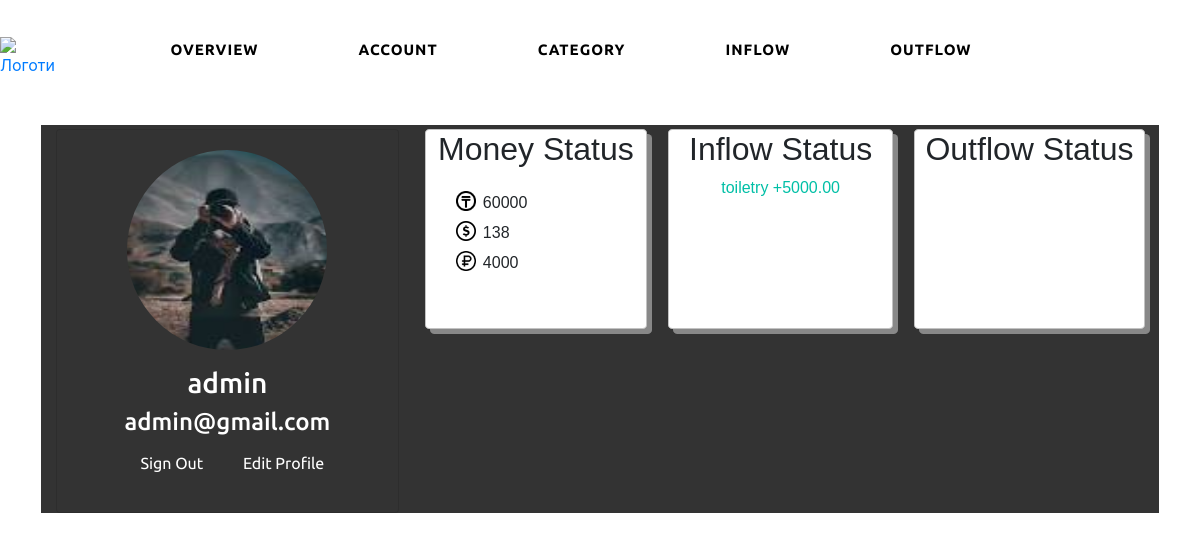
/profile (signed in), run on an earlier commit of the app's database.
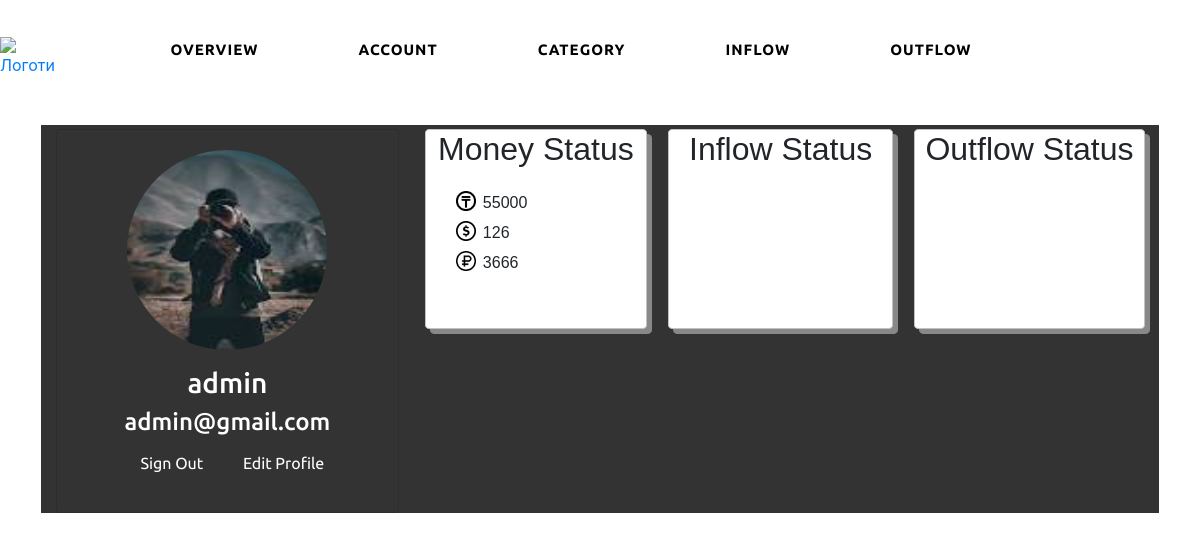
And on a later commit of the database.
### authentication/models.py (models this page shows, shortened)
class Profile(models.Model):
    user = models.OneToOneField(User, on_delete=models.CASCADE)
    image = models.ImageField(default='default.jpg', upload_to='profile_pics')

class Inflow(models.Model):
    name = models.CharField(null=False, max_length=255)
    value = models.DecimalField(null=False, max_digits=10, decimal_places=2)
    category = models.ForeignKey(Category, on_delete=models.PROTECT)
    registered_at = models.DateTimeField()
    registered_by = models.CharField(null=False, max_length=55)
    def __str__(self):
        return self.name

### authentication/views.py (the view, shortened to what this page needs)
# urls.py: path('profile', views.profile, name='profile'),
def profile(request):
    model = BankCard.objects.all()
    inflow = Inflow.objects.all()
    outflow = Outflow.objects.all()
    all_balance = 0
    inflow_balance = 0
    outflow_balance = 0
    for i in inflow:
        inflow_balance += i.value
    for i in outflow:
        outflow_balance += i.value
    for i in model:
        all_balance += i.cardBalance
    inflow.order_by(Trunc('registered_at', 'date', output_field=DateTimeField()).desc(), '-value')
    outflow.order_by(Trunc('registered_at', 'date', output_field=DateTimeField()).desc(), '-value')
    all_balance += (inflow_balance - outflow_balance)
    tenge = (all_balance)
    dollar = int(tenge / 434)
    ruble = int(tenge / 15)
    if len(outflow) >= 3 and len(inflow) >= 3:
        return render(request, "authentication/profile.html", {
            'tenge': int(tenge),
            'dollar': dollar,
            'ruble': ruble,
            'inflow': inflow[len(inflow) - 3:],
            'outflow': outflow[len(outflow) - 3:]
        })
    else:
        return render(request, "authentication/profile.html", {
            'tenge': int(tenge),
            'dollar': dollar,
            'ruble': ruble,
            'inflow': inflow,
            'outflow': outflow
        })

### authentication/templates/authentication/profile.html (shortened to what this page needs)
{% extends './baseProfile.html' %}
{% load static %}
{% block content %}
    <div class="container">
        <div class="main">
            <div class="row" style="background-color: #333;">
                <div class="col-md-4 mt-1">
                    <div class="card text-center sidebar" style="background-color: #333;">
                        <div class="card-body">
                            <img src="{{ user.profile.image.url }}" class="rounded-circle" alt="" width="200px" height="200px">
                            <div class="mt-3">
                                {% if user.is_authenticated %}
                                    <h3>{{ user.username }}</h3>
                                    <h4>{{ user.email }}</h4>
                                    <button type="submit" class="btn solid"><a href="{% url 'signout'%}"> Sign Out</a></button>
                                    <button type="submit" class="btn solid"><a href="{% url 'edit' %}">Edit Profile</a></button>
                                {% endif %}
                            </div>
                        </div>
                    </div>
                </div>
                <div class="valuta">
                    <h2>Money Status</h2>
                    <div class="money">
                        <img style="margin-right: 7px;" src="{% static 'authentication/images/tenge.png' %}" alt=""
                        height="20px" width="20px">
                        <p>{{tenge}}</p>
                    </div>
                    <div class="money">
                        <img style="margin-right: 7px;" src="{% static 'authentication/images/dolar.png' %}" alt=""
                        height="20px" width="20px">
                        <p>{{dollar}}</p>
                    </div><div class="money">
                        <img style="margin-right: 7px;" src="{% static 'authentication/images/ruble.png' %}" alt=""
                        height="20px" width="20px">
                        <p>{{ruble}}</p>
                    </div>
                </div>
                <div class="inflow">
                    <h2>Inflow Status</h2>
                    {% for i in inflow %}
                        <p>{{i}}  +{{i.value}}</p>
                    {% endfor %}
                </div>
                <div class="outflow">
                    <h2>Outflow Status</h2>
                </div>
            </div>
        </div>
    </div>
{% endblock %}

### authentication/templates/authentication/baseProfile.html (shortened to what this page needs)
{% load static %}
<!DOCTYPE html>
<html lang="en">
<head>
    <link rel="stylesheet" href="{% static 'authentication/css/profile.css' %}">
    <link rel="stylesheet" href="https://stackpath.bootstrapcdn.com/bootstrap/4.2.1/css/bootstrap.min.css">
    <link href="https://stackpath.bootstrapcdn.com/font-awesome/4.7.0/css/font-awesome.min.css" rel="stylesheet">
    <link rel="stylesheet" href="https://cdnjs.cloudflare.com/ajax/libs/tempusdominus-bootstrap-4/5.1.2/css/tempusdominus-bootstrap-4.min.css" />
</head>
<body>
    <header>
        <div class="wrapper">
            <header class="header">
              <div class="header__container">
                <a href="{% url 'home' %}" class="header_logo">
                  <img class="logo_img" src="https://mir-s3-cdn-cf.behance.net/project_modules/max_1200/c555a3118036499.60812f054bd81.jpg" alt="Логотип">
                </a>
                <div id="nav">
                    <nav class="header_menu menu">
                    <ul class="menu_list">
                        <li class="menu_item"><a href="{% url 'profile' %}" class="menu_link">Overview</a></li>
                        <li class="menu_item"><a href="{% url 'account' %}" class="menu_link">Account</a></li>
                        <li class="menu_item"><a href="{% url 'category_list' %}" class="menu_link">Category</a></li>
                        <li class="menu_item"><a href="{% url 'inflow_list' %}" class="menu_link">Inflow</a></li>
                        <li class="menu_item"><a href="{% url 'outflow_list' %}" class="menu_link">Outflow</a></li>
                    </ul>
                    </nav>
                </div>
            </div>
            </header>
        </div>
    </header>
    {% block content %}
    {% endblock  %}
</body>
</html>

### authentication/static/authentication/css/profile.css (style rules this page uses)
html,body { height: 100%; line-height: 1; }
li { list-style: none; }
a { text-decoration: none; }
.wrapper { overflow: hidden; display: flex; flex-direction: column; min-height: 100%; text-decoration: none; }
.main { flex: 1 1 auto; }
[class*="__container"] { max-width: 1200px; margin: 0 auto; }
.header { position: relative; z-index: 100; width: 100%; box-shadow: 0 14px 28px rgba(0,0,0,0.25), 0 10px 10px rgba(0,0,0,0.22); background-color: white; }
.header__container { display: flex; min-height: 114px; align-items: center; }
.header_logo { display: flex; }
.logo_img { display: flex; width: 70%; object-fit:contain; }
.header_menu { flex: 1 1 auto; }
.menu { display: flex; justify-content: flex-end; }
.menu_list { display: flex; }
.menu_item { padding: 20px; max-width: 30%; padding: 20px 50px; transition: all 0.3s cubic-bezier(.25,.8,.25,1); }
.menu_link { font-family: 'Ubuntu', sans-serif; text-transform: uppercase; font-weight: 700; font-size: 15px; line-height: 1.2; color: black; letter-spacing: 1px; }
.sidebar { background-color: #333; color: white; height: 100%; }
.sidebar a { margin-left: 10px; display: block; color: white; padding-bottom: 10px; font-size: 16px; text-decoration: none; }
.card { position: relative; display: flex; flex-direction: column; }
.main { font-family: 'Ubuntu', sans-serif; padding: 1%; }
.valuta { height: 200px; border: rgb(194, 194, 194) 1px solid; margin-right: 10px; padding: 0 10px; font-family: 'Gill Sans', 'Gill Sans MT', Calibri, 'Trebuchet MS', sans-serif; text-align: center; margin-left: 1%; margin-top: 4px; border-radius: 2%; background-color: #fff; box-shadow: 5px 5px #888888; }
.money { width: 200px; height: 10px; padding: 15px 20px; display: flex; flex-direction: row; }
.inflow { height: 200px; border: rgb(194, 194, 194) 1px solid; margin-right: 10px; padding: 0 20px; text-align: center; margin-left: 1%; margin-top: 4px; border-radius: 2%; background-color: #fff; box-shadow: 5px 5px #888888; font-family: 'Gill Sans', 'Gill Sans MT', Calibri, 'Trebuchet MS', sans-serif; }
.outflow { height: 200px; border: rgb(194, 194, 194) 1px solid; margin-right: 10px; padding: 0 10px; margin-top: 4px; text-align: center; border-radius: 2%; margin-left: 1%; background-color: #fff; box-shadow: 5px 5px #888888; font-family: 'Gill Sans', 'Gill Sans MT', Calibri, 'Trebuchet MS', sans-serif; }

What changed in the data, as far as the page shows it:
removed Inflow: name "toiletry", value "5000.00"
Also different on the page:
{{ tenge }}: "60000" → "55000"
{{ dollar }}: "138" → "126"
{{ ruble }}: "4000" → "3666"
